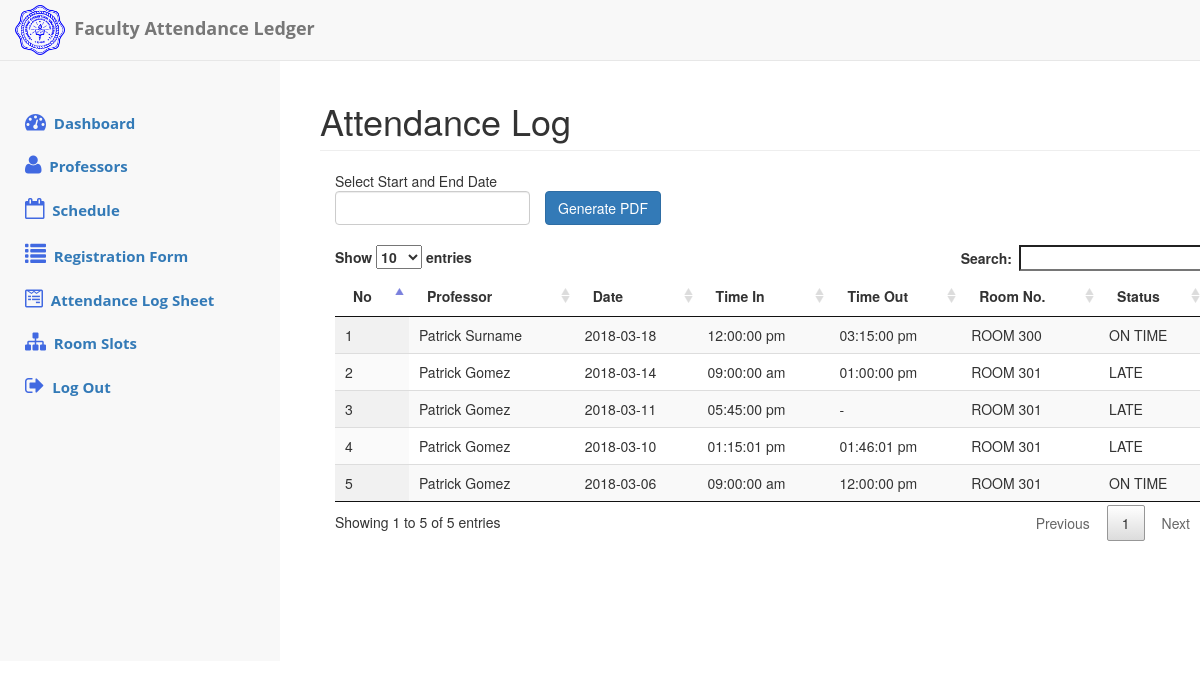
Before: /attendance.php (signed in) with the older database file.
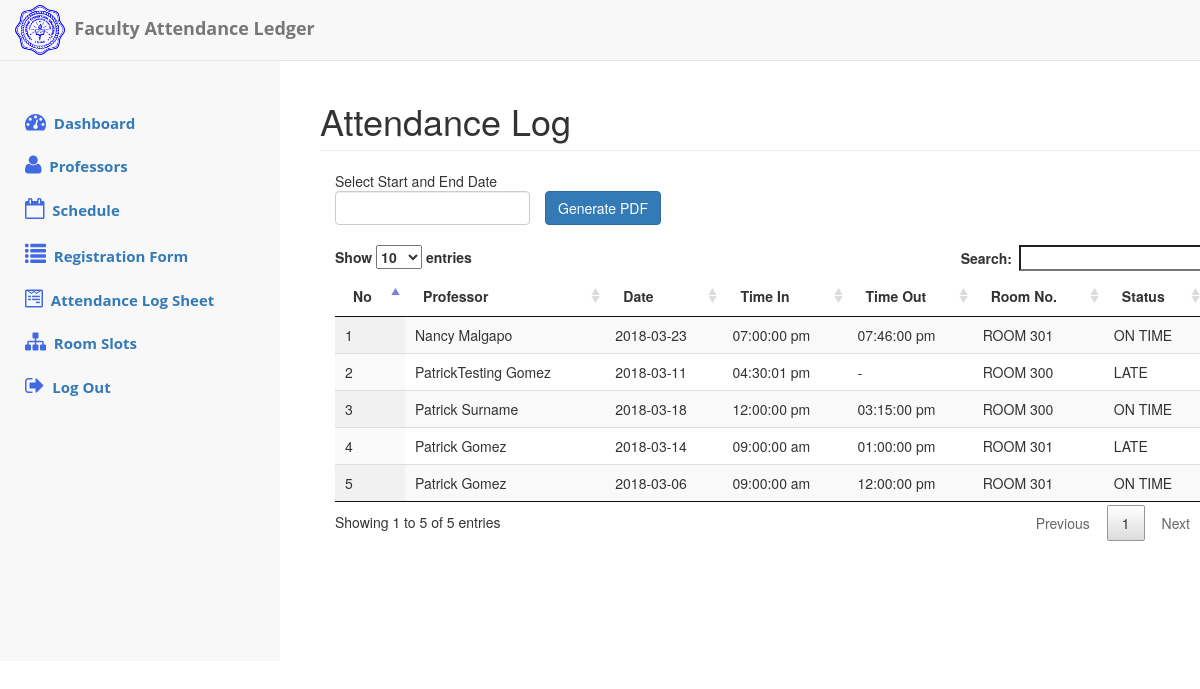
After: the same page with the newer database file.
### tables this page shows
CREATE TABLE `tbl_time_log` (
  `time_log_id` int(11) NOT NULL,
  `professor_id` int(11) NOT NULL,
  `time_log_date` date NOT NULL,
  `time_log_in` time NOT NULL,
  `time_log_out` time NOT NULL,
  `room_number` varchar(3) NOT NULL,
  `is_holiday` tinyint(1) NOT NULL DEFAULT '0',
  `is_valid` tinyint(1) DEFAULT '0',
  `is_late` tinyint(1) NOT NULL DEFAULT '0',
  `is_active` tinyint(1) NOT NULL DEFAULT '1'
);

### attendance.php (the view, shortened to what this page needs)
<?php
require 'connect.php';
$getProfessorNames = "SELECT ".PROFESSOR_ID.",".PROFESSOR_FIRST_NAME.", ".PROFESSOR_LAST_NAME." FROM ".TBL_PROFESSOR."";
$result = mysqli_query($con, $getProfessorNames);
$professor_names = array();
while($row = mysqli_fetch_assoc($result))
{
    $professor_names[$row[PROFESSOR_ID]] = $row[PROFESSOR_FIRST_NAME].' '.$row[PROFESSOR_LAST_NAME];
}
$searchSQL = "SELECT * FROM ".TBL_TIME_LOG." WHERE ".IS_ACTIVE." = ".ACTIVE." ORDER BY ".TIME_LOG_ID." DESC";
$dataresult = mysqli_query($con, $searchSQL);
$tableData = '';
$no = 1;
while($rows = mysqli_fetch_assoc($dataresult))
{
    $tableData .= '<tr>
    <td>'.$no.'</td>
    <td>'.$professor_names[$rows[PROFESSOR_ID]].'</td>
    <td>'.$rows[TIME_LOG_DATE].'</td>
    <td>'.date('h:i:s a', strtotime($rows[TIME_LOG_IN])).'</td>
    <td>'.(($rows[TIME_LOG_OUT] != "00:00:00") ? date('h:i:s a', strtotime($rows[TIME_LOG_OUT])) : NONE).'</td>
    <td>'.'ROOM '.$rows[ROOM_NUMBER].'</td>
    <td>'.($rows[IS_LATE] == 1 ? LATE : ONTIME).'</td>
    '.$is_active.'
    </tr>';
    $no++;
}
?>
<!DOCTYPE html>
<html lang="en">
<head>
<link rel="stylesheet" type="text/css" href="css/jquery.dataTables.min.css"></link>
<link rel="stylesheet" type="text/css" href="css/daterangepicker.css" />
<?php include 'headSettings.php';?>
</head>
<body>
<?php include 'headerAndSidebar.php';?>
<div class="dash_page">
    <h1 class="page-header">Attendance Log</h1>
        <div class="container" style="width: 900px;">
            <div id="datepicker" style="float: left; margin-bottom: 20px;">
                        Select Start and End Date <input type='text' class="form-control daterange" id='datepicker'>
            </div>
            <button id="btn-generate-pdf" class="btn btn-primary" style="margin: 20px 0px 0px 15px">Generate PDF</button>
            <table id="table-log" class="display" cellspacing="0" width="100%">
                <thead>
                    <tr>
                        <th>No</th>
                        <th>Professor</th>
                        <th>Date</th>
                        <th>Time In</th>
                        <th>Time Out</th>
                        <th>Room No.</th>
                        <th>Status</th>
                    </tr>
                </thead>
                <tbody>
                        <?php echo isset($tableData) ? $tableData : "";?>
                </tbody>
            </table>
        </div>
</div>
</body>
</html>

Changed rows visible on the page:
no longer on this page (row edited): tbl_time_log: professor "Patrick Gomez", time_log_date "2018-03-11", time_log_in "05:45:00 pm", room_number "301"
no longer on this page (row edited): tbl_time_log: professor "Patrick Gomez", time_log_date "2018-03-10", time_log_in "01:15:01 pm", time_log_out "01:46:01 pm", room_number "301"
added tbl_time_log: professor "Nancy Malgapo", time_log_date "2018-03-23", time_log_in "07:00:00 pm", time_log_out "07:46:00 pm", room_number "301"
added tbl_time_log: professor "PatrickTesting Gomez", time_log_date "2018-03-11", time_log_in "04:30:01 pm", room_number "300"
